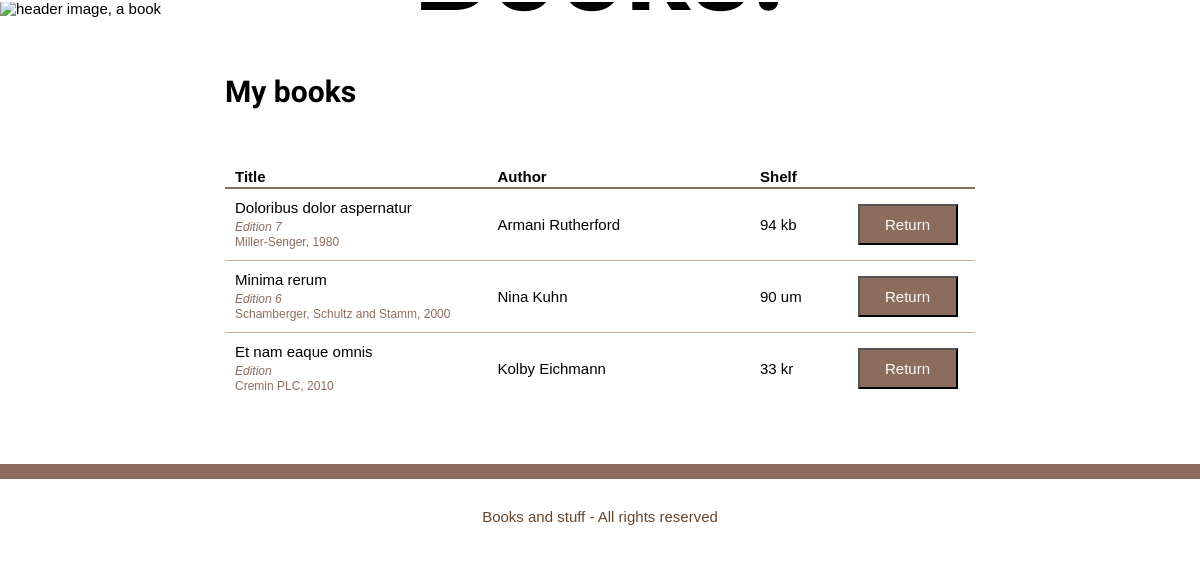
The app's page /mybooks.php with its own data.
### tables this page shows
CREATE TABLE `Book` (
  `bookID` int(11) NOT NULL,
  `isbn` char(20) NOT NULL,
  `title` varchar(50) NOT NULL,
  `pages` int(11) DEFAULT NULL,
  `edition` char(5) DEFAULT NULL,
  `pubYear` year(4) DEFAULT NULL,
  `publisher` varchar(100) DEFAULT NULL
);

CREATE TABLE `Library` (
  `libraryID` int(11) NOT NULL,
  `bookID` int(11) NOT NULL,
  `barcode` char(30) NOT NULL,
  `shelf` char(10) NOT NULL,
  `includedSince` date DEFAULT NULL,
  `borrowed` tinyint(1) NOT NULL
);

### mybooks.php (the view, shortened to what this page needs)
<?php
    include "header.php";
    @ $db = new mysqli($dbserver, $dbuser, $dbpass, $dbname);
    $bookArray = array();
    $authors = array();
    $query = "SELECT bookID FROM Library
    WHERE borrowed = 1";
    $stmt = $db->prepare($query);
    $stmt->bind_result($bookID);
    $stmt->execute();
    while($stmt->fetch()){
        array_push($bookArray, $bookID);
    }
?>
        <main>
            <h2>My books</h2>
            <?php
                if(count($bookArray) > 0){
                    echo"<table>
                            <tr>
                                <th>Title</th>
                                <th>Author</th>
                                <th>Shelf</th>
                                <th></th>
                            </tr>";
                }
                else{
                    echo "<p>You have no reserved books. Go to <a href='browse.php'>Browse books</a> to find books to reserve.</p>";
                }
                foreach($bookArray as $id){
                    $query ="SELECT Book.title, Book.edition, Book.pubYear, Book.publisher, Author.firstName, Author.lastName, Library.shelf FROM Book
                    JOIN AuthorBook ON Book.bookID = AuthorBook.bookID
                    JOIN Author ON AuthorBook.authorID = Author.authorID
                    JOIN Library ON Book.bookID = Library.bookID
                    WHERE Book.bookID = $id";
                    $stmt = $db->prepare($query);
                    $stmt->bind_result($title, $edition, $pubYear, $publisher, $firstName, $lastName, $shelf);
                    $stmt->execute();
                    while ($stmt->fetch()) {
                        $fullName = $firstName. " " .$lastName;
                        array_push($authors, $fullName);
                    }
                    $i = 0;
                    echo    "<tr>
                                <td>
                                    <p>$title</p>
                                    <p>Edition $edition</p>
                                    <p>$publisher, $pubYear</p>
                                </td>
                                <td>";
                    foreach($authors as $a){
                        if($i == 0){
                            echo $a;
                        }
                        else{
                            echo ", ". $a;
                        }
                        $i ++;
                    }
                    echo        "</td>
                                <td>$shelf</td>
                                <td>
                                    <form method='get' action=''>
                                        <button name='bookID' value='" . $id . "'>Return</button>
                                    </form>
                                </td>
                            </tr>";
                    $authors = array();
                }
                echo"</table>"
            ?>
        </main>
        <?php include "footer.php" ?>
    </div>
</body>
</html>

### style.css (style rules this page uses)
* { margin: 0; padding: 0; font-family: sans-serif; font-size: 15px; }
main { min-height: calc(100vh - 660px); max-width: 750px; margin: auto; padding: 60px; line-height: 20px; }
h2 { font-family: 'Special Elite'; font-size: 30px; line-height: 30px; margin: 0 0 15px 0; }
main p { margin-bottom: 20px; }
table { margin-top: 60px; width: 100%; border-collapse: collapse; }
tr { border-bottom: 1px solid #c7ab9c; }
tr:first-child { border-bottom: 2px solid #8c6d5d; }
tr:last-child { border: none; }
th { text-align: left; padding: 0 10px; }
th:first-child, th:nth-child(2) { width: 35%; }
th:nth-child(3) { width: 12%; }
td { padding: 10px; }
table p { margin: 0; margin-bottom: 5px; line-height: 15px; }
td p+p { font-size: 12px; color: #8c6d5d; font-style: italic; margin: 0; }
td p+p+p { font-style: normal; }
form { text-align: center; }
form input[type="submit"], button { background: #8c6d5d; color: #fff; width: 100px; padding: 10px; margin: 5px; cursor: pointer; }

### records on screen
book: title "Doloribus dolor aspernatur", edition "7", publisher "Miller-Senger", pubYear "1980", a "Armani Rutherford", library.shelf "94 kb", $id 1 (drawn)
book: title "Minima rerum", edition "6", publisher "Schamberger, Schultz and Stamm", pubYear "2000", a "Nina Kuhn", library.shelf "90 um", $id 2 (drawn)
book: title "Et nam eaque omnis", publisher "Cremin PLC", pubYear "2010", a "Kolby Eichmann", library.shelf "33 kr", $id 3 (drawn)
